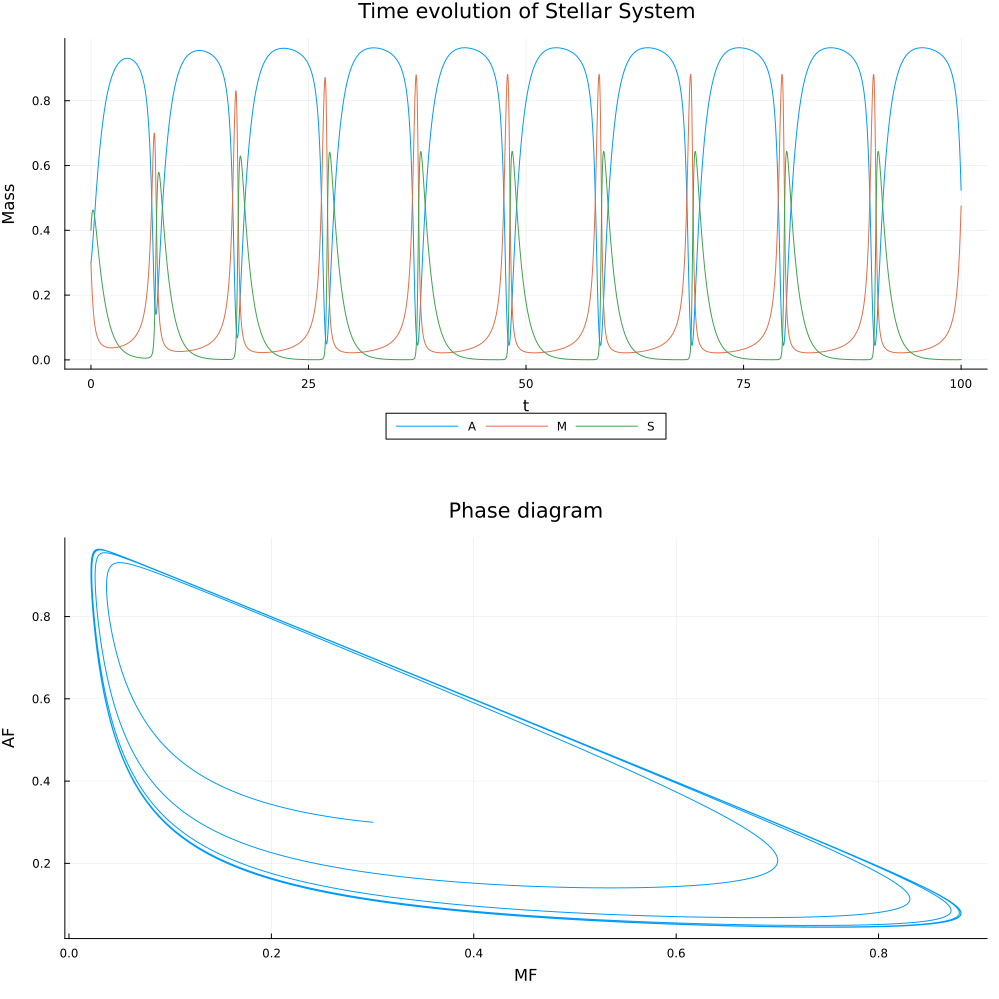

Write the Julia code that produced this figure.

"""
Function to numerically solve the stellar formation model

### Inputs

- a0: Mass fraction of atomic cloud (inital)
- m0: Mass fraction of molecular cloud (inital)
- k1, k2: Reduced rate parameters

### Output

[a0, ... an], [m0, ... mn]

### Parameters for the FDE

- N: Number of steps to take
- dx: Modified time step

"""
function solveModel(a0, m0, k1, k2, dx, N)

    # set up the system
    a = zeros(N)
    m = zeros(N)
    a[1] = a0
    m[1] = m0    

    # governing equations
    da_dx = (a, m) -> 1 - a - m - k1*(m^2)*a
    dm_dx = (a, m) -> k1*(m^2)*a + k2*(m^n)*(a - 1 + m)
    
    # solve iteratively using FDE
    for i in 1:N-1
        a[i+1] = a[i] + dx * da_dx(a[i], m[i])
        m[i+1] = m[i] + dx * dm_dx(a[i], m[i])
    end

    # return the solution
    return a, m

end


"""
Function to numerically solve the stellar formation model

### Inputs

- A0: Mass of atomic cloud (inital)
- M0: Mass of molecular cloud (inital)
- T: Total mass of the system
- K1, K2, K3, K4: Rate parameters
- n: Paramter for star formation (between 0.5 and 3.5)

### Output

[[..., t, ...], [..., A(t), ...], [..., M(t), ...], [...,S(t), ...]]

(as an array in t from 0 to tmax)

### Parameters for the FDE

- N: Number of iterations
- tmax: End time to stop solving 

"""
function solveModel(A0, M0, T, K1, K2, K3, K4, n, tmax, N = 100)

    # convert to reduced system
    k1 = K3 * T^2 / (K1 + K2)
    k2 = K4 * T^n / (K1 + K2)
    dt = tmax / N
    dx = (K1 + K2) * dt

    # solve the model
    a, m = solveModel(A0/T, M0/T, k1, k2, dx, N)

    # return the solution
    return [(0:1:N-1) * dt, a*T, m*T, (1 .-a.-m)*T]

end

"""
# Parameter Set 1:

# parameters defining the system
n = 1.7
K1 = 0.5; K2 = 0.5; K3 = 20; K4 = 25;

# initial conditions
A = 0.1; M = 0.7; S = 0.2;
T = A + M + S
"""

"""
## Parameter Set 2:

# parameters defining the system
n = 1.0
K1 = 0.5; K2 = 0.5; K3 = 10; K4 = 1;

# initial conditions
A = 0.15; M = 0.15; S = 0.75;
T = A + M + S
"""

## Parameter Set 3:

# parameters defining the system
n = 1.5
K1 = 0.5; K2 = 0.5; K3 = 8; K4 = 15;

# initial conditions
A = 0.3; M = 0.3; S = 0.4;
T = A + M + S

soln = solveModel(A, M, T, K1, K2, K3, K4, n, 100, 100000)

# plot pretty stuff

using Plots

p = plot(soln[1], [soln[2], soln[3], soln[4]], title="Time evolution of Stellar System", label=["A" "M" "S"], size=(1000, 1000))
plot!(p, legend=:outerbottom, legendcolumns=3)
xlabel!(p, "t")
ylabel!(p, "Mass")

q = plot(soln[3]/T, soln[2]/T, title="Phase diagram", legend=false, size=(1000, 1000))
xlabel!(q, "MF")
ylabel!(q, "AF")

plt = plot(p, q, layout=(2,1))
savefig(plt, "stars.png")
